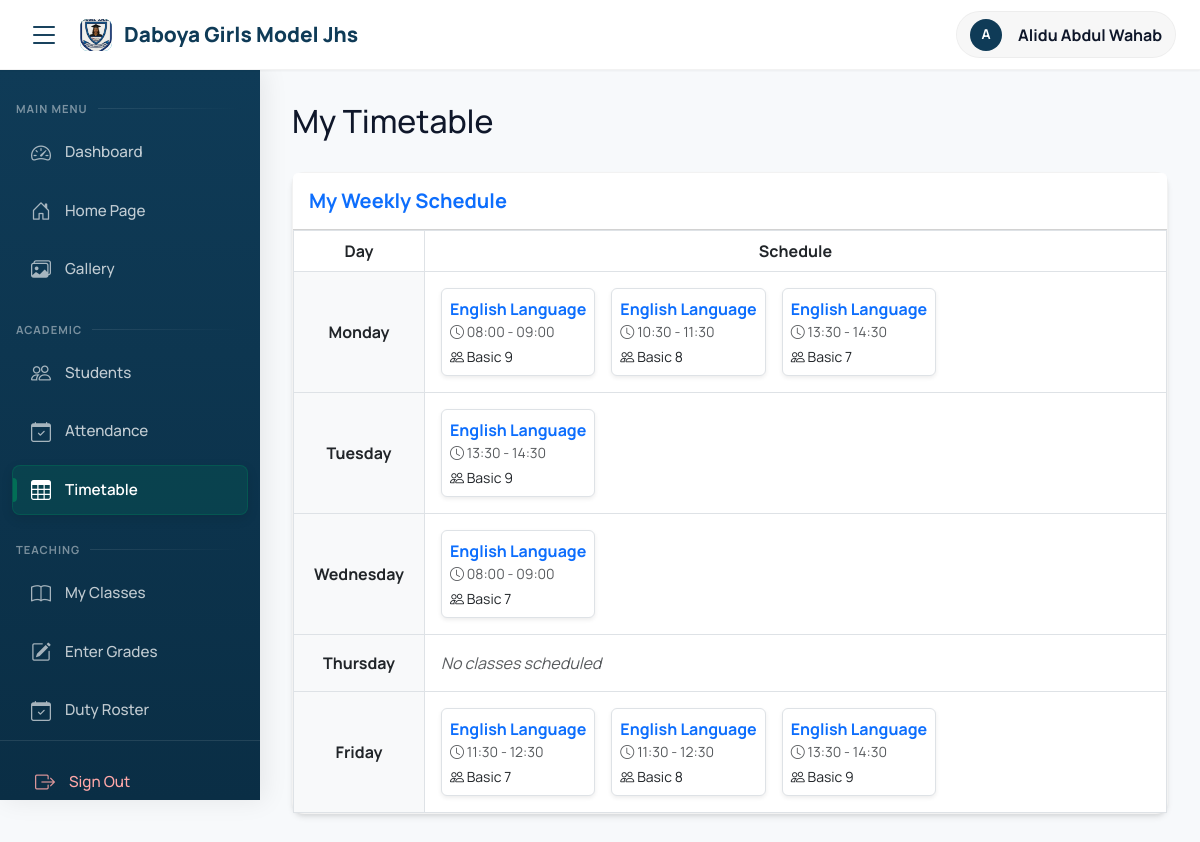
Page /academics/timetable/ (signed in) on the committed database.
### academics/models.py (models this page shows, shortened)
class SchoolInfo(models.Model):
    name = models.CharField(max_length=200, default="Daboya Girls Model JHS")
    address = models.TextField(default="P.O. Box 6, Daboya, North Gonja District")
    phone = models.CharField(max_length=50, default="024-0852910")
    email = models.EmailField(default="info@daboyagirlsmodel.edu.gh")
    motto = models.CharField(max_length=200, default="Success, Our Concern")
    logo = models.ImageField(upload_to='school_logo/', null=True, blank=True)
    class Meta:
        verbose_name_plural = "School Information"

class Timetable(models.Model):
    DAY_CHOICES = (
        (0, 'Monday'),
        (1, 'Tuesday'),
        (2, 'Wednesday'),
        (3, 'Thursday'),
        (4, 'Friday'),
        (5, 'Saturday'),
        (6, 'Sunday'),
    )
    class_subject = models.ForeignKey(ClassSubject, on_delete=models.CASCADE)
    day = models.IntegerField(choices=DAY_CHOICES)
    start_time = models.TimeField()
    end_time = models.TimeField()
    room = models.CharField(max_length=50, blank=True, help_text="e.g. Room 101 or Lab A")
    class Meta:
        ordering = ['day', 'start_time']
        verbose_name_plural = "Timetables"

class ClassSubject(models.Model):
    class_name = models.ForeignKey(Class, on_delete=models.CASCADE)
    subject = models.ForeignKey(Subject, on_delete=models.CASCADE)
    teacher = models.ForeignKey('teachers.Teacher', on_delete=models.SET_NULL, null=True)
    class Meta:
        unique_together = ['class_name', 'subject']

class Subject(models.Model):
    name = models.CharField(max_length=100)
    code = models.CharField(max_length=20, unique=True)
    description = models.TextField(blank=True)

class Class(models.Model):
    name = models.CharField(max_length=50)  # e.g., "Grade 10A", "Grade 9B"
    academic_year = models.ForeignKey(AcademicYear, on_delete=models.CASCADE)
    class_teacher = models.ForeignKey('teachers.Teacher', on_delete=models.SET_NULL,
                                     null=True, blank=True, related_name='managed_classes')
    class Meta:
        verbose_name_plural = "Classes"
        unique_together = ['name', 'academic_year']

### accounts/models.py (models this page shows, shortened)
class User(AbstractUser):
    USER_TYPES = (
        ('admin', 'Admin'),
        ('teacher', 'Teacher'),
        ('student', 'Student'),
        ('parent', 'Parent'),
    )
    user_type = models.CharField(max_length=10, choices=USER_TYPES)
    phone = models.CharField(max_length=15, blank=True)
    address = models.TextField(blank=True)
    profile_picture = models.ImageField(upload_to='profiles/', null=True, blank=True)

### academics/views.py (the view, shortened to what this page needs)
# urls.py: path('timetable/', views.timetable_view, name='timetable'),
@login_required
def timetable_view(request):
    if request.user.user_type not in ['admin', 'teacher', 'student']:
        messages.error(request, 'Access denied')
        return redirect('dashboard')
    classes = Class.objects.filter(academic_year__is_current=True)
    days = ['Monday', 'Tuesday', 'Wednesday', 'Thursday', 'Friday']
    timetable_grid = {day: [] for day in days}
    selected_class = None
    is_teacher_schedule = False
    if request.user.user_type == 'teacher':
        is_teacher_schedule = True
        entries = Timetable.objects.filter(
            class_subject__teacher__user=request.user,
            class_subject__class_name__academic_year__is_current=True
        ).select_related('class_subject__subject', 'class_subject__class_name')
        for entry in entries:
            day_name = entry.get_day_display()
            if day_name in timetable_grid:
                timetable_grid[day_name].append(entry)
    for day in days:
        timetable_grid[day].sort(key=lambda x: x.start_time)
    context = {
        'classes': classes,
        'selected_class': selected_class,
        'timetable': timetable_grid,
        'days': days,
        'is_teacher_schedule': is_teacher_schedule,
    }
    return render(request, 'academics/timetable.html', context)

### templates/academics/timetable.html (shortened to what this page needs)
{% extends 'base.html' %}
{% load academic_tags %}
{% block content %}
<div class="d-flex justify-content-between align-items-center mb-4">
    <h2>{% if is_teacher_schedule %}My Timetable{% else %}Class Timetable{% endif %}</h2>
</div>
{% if selected_class or is_teacher_schedule %}
<div class="card">
    <div class="card-header bg-white py-3">
        <h5 class="mb-0 text-primary fw-bold">
            {% if is_teacher_schedule %}
                My Weekly Schedule
            {% else %}
                {{ selected_class.name }} Schedule
            {% endif %}
        </h5>
    </div>
    <div class="card-body p-0">
        <div class="table-responsive">
            <table class="table table-bordered mb-0 text-center">
                <thead class="bg-light">
                    <tr>
                        <th style="width: 15%;">Day</th>
                        <th>Schedule</th>
                    </tr>
                </thead>
                <tbody>
                    {% for day in days %}
                    <tr>
                        <td class="fw-bold bg-light align-middle">{{ day }}</td>
                        <td class="text-start p-3">
                            {% if timetable|get_item:day %}
                                <div class="d-flex flex-wrap gap-3">
                                    {% for entry in timetable|get_item:day %}
                                    <div class="border rounded p-2 bg-white shadow-sm" style="min-width: 150px;">
                                        <div class="fw-bold text-primary">{{ entry.class_subject.subject.name }}</div>
                                        <div class="text-muted small">
                                            <i class="bi bi-clock"></i> {{ entry.start_time|time:"H:i" }} - {{ entry.end_time|time:"H:i" }}
                                        </div>
                                        {% if is_teacher_schedule %}
                                        <div class="text-dark small mt-1">
                                            <i class="bi bi-people"></i> {{ entry.class_subject.class_name.name }}
                                        </div>
                                        {% else %}
                                            {% if entry.class_subject.teacher %}
                                            <div class="text-muted small mt-1">
                                                <i class="bi bi-person"></i> {{ entry.class_subject.teacher.user.get_full_name }}
                                            </div>
                                            {% endif %}
                                        {% endif %}
                                    </div>
                                    {% endfor %}
                                </div>
                            {% else %}
                                <span class="text-muted fst-italic">No classes scheduled</span>
                            {% endif %}
                        </td>
                    </tr>
                    {% endfor %}
                </tbody>
            </table>
        </div>
    </div>
</div>
{% else %}
<div class="alert alert-info py-5 text-center">
    <i class="bi bi-calendar-range fs-1 d-block mb-3"></i>
    <h5>No Class Selected</h5>
    <p>Please select a class from the dropdown to view the timetable.</p>
</div>
{% endif %}
{% endblock %}

### templates/base.html (shortened to what this page needs)
{% load static %}
<!DOCTYPE html>
<html lang="en">
<head>
    <link href="https://cdn.jsdelivr.net/npm/bootstrap@5.3.0/dist/css/bootstrap.min.css" rel="stylesheet">
    <link rel="stylesheet" href="https://cdn.jsdelivr.net/npm/bootstrap-icons@1.11.0/font/bootstrap-icons.css">
</head>
<body>
    <div class="main-container {% if not user.is_authenticated %}public-layout{% endif %}">
        {% if user.is_authenticated %}
        <header class="header">
            <div class="container-fluid px-3 px-lg-4">
                <div class="d-flex justify-content-between align-items-center">
                    <div class="d-flex align-items-center gap-2">
                        <button class="btn btn-link text-decoration-none d-none d-lg-block p-1 me-2 border-0" onclick="toggleSidebar()" style="color: var(--primary-dark);">
                            <i class="bi bi-list fs-2"></i>
                        </button>
                        <div class="navbar-brand m-0">
                            <div class="header-brand-icon">
                                {% if school_logo %}
                                    <img src="{{ school_logo.url }}" alt="Logo" style="width: 100%; height: 100%; object-fit: cover; border-radius: 8px;">
                                {% else %}
                                    GM
                                {% endif %}
                            </div>
                            <span class="d-none d-sm-block">{{ school_name|default:"Girls Model JHS" }}</span>
                        </div>
                    </div>
                    <div>
                        <a href="{% url 'dashboard' %}" class="user-info">
                            <div class="user-avatar">
                                {{ user.get_full_name|first|upper }}
                            </div>
                            <div class="d-none d-md-block fs-6 fw-bold ps-1">
                                {{ user.get_full_name }}
                            </div>
                        </a>
                    </div>
                </div>
            </div>
        </header>
        <nav class="sidebar" id="sidebar">
            <h4 class="mb-2">Main Menu</h4>
            <div class="nav-item">
                <a href="{% url 'dashboard' %}" class="nav-link {% if request.resolver_match.url_name == 'dashboard' %}active{% endif %}" title="Dashboard">
                    <i class="bi bi-speedometer2"></i>
                    <span>Dashboard</span>
                </a>
            </div>
            <div class="nav-item">
                <a href="{% url 'home' %}" class="nav-link {% if request.resolver_match.url_name == 'home' %}active{% endif %}" title="Home Page">
                    <i class="bi bi-house-door"></i>
                    <span>Home Page</span>
                </a>
            </div>
            <div class="nav-item">
                <a href="{% url 'academics:gallery' %}" class="nav-link {% if request.resolver_match.url_name == 'gallery' %}active{% endif %}" title="Gallery">
                    <i class="bi bi-images"></i>
                    <span>Gallery</span>
                </a>
            </div>
            {% if user.user_type == 'admin' or user.user_type == 'teacher' %}
            <h4 class="mb-2 mt-4">Academic</h4>
            <div class="nav-item">
                <a href="{% url 'students:student_list' %}" class="nav-link {% if request.resolver_match.url_name == 'student_list' %}active{% endif %}" title="Students">
                    <i class="bi bi-people"></i>
                    <span>Students</span>
                </a>
            </div>
            <div class="nav-item">
                <a href="{% url 'students:mark_attendance' %}" class="nav-link {% if request.resolver_match.url_name == 'mark_attendance' %}active{% endif %}" title="Attendance">
                    <i class="bi bi-calendar-check"></i>
                    <span>Attendance</span>
                </a>
            </div>
            <div class="nav-item">
                <a href="{% url 'academics:timetable' %}" class="nav-link {% if request.resolver_match.url_name == 'timetable' %}active{% endif %}" title="Timetable">
                    <i class="bi bi-table"></i>
                    <span>Timetable</span>
                </a>
            </div>
            {% endif %}
            {% if user.user_type == 'teacher' %}
            <h4 class="mb-2 mt-4">Teaching</h4>
            <div class="nav-item">
                <a href="{% url 'teachers:my_classes' %}" class="nav-link {% if request.resolver_match.url_name == 'my_classes' %}active{% endif %}" title="My Classes">
                    <i class="bi bi-book"></i>
                    <span>My Classes</span>
                </a>
            </div>
            <div class="nav-item">
                <a href="{% url 'teachers:enter_grades' %}" class="nav-link {% if request.resolver_match.url_name == 'enter_grades' %}active{% endif %}" title="Enter Grades">
                    <i class="bi bi-pencil-square"></i>
                    <span>Enter Grades</span>
                </a>
            </div>
            <div class="nav-item">
                <a href="{% url 'teachers:duty_roster' %}" class="nav-link {% if request.resolver_match.url_name == 'duty_roster' %}active{% endif %}" title="Duty Roster">
                    <i class="bi bi-calendar-check"></i>
                    <span>Duty Roster</span>
                </a>
            </div>
            {% endif %}
            <div class="mt-auto p-3 border-top" style="border-color: rgba(255,255,255,0.1) !important;">
                <a href="{% url 'logout' %}" class="nav-link" style="color: #ffa8a8 !important;" title="Sign Out">
                    <i class="bi bi-box-arrow-right"></i>
                    <span>Sign Out</span>
                </a>
            </div>
        </nav>
        {% endif %}
        <main class="main-content {% if not user.is_authenticated %}w-100 m-0 p-0{% endif %}" id="mainContent">
            {% block content %}{% endblock %}
        </main>
    </div>
    <div class="position-fixed top-0 end-0 p-3" style="z-index: 1200; width: 320px;" id="toastContainer"></div>
</body>
</html>

### rows in the picture
SchoolInfo: name "Daboya Girls Model Jhs"
User: get_full_name|first "A", get_full_name "Alidu Abdul Wahab"
Timetable: class_subject.subject.name "English Language", start_time "08:00", end_time "09:00", class_subject.class_name.name "Basic 9"
Timetable: class_subject.subject.name "English Language", start_time "10:30", end_time "11:30", class_subject.class_name.name "Basic 8"
Timetable: class_subject.subject.name "English Language", start_time "13:30", end_time "14:30", class_subject.class_name.name "Basic 7"
Timetable: class_subject.subject.name "English Language", start_time "13:30", end_time "14:30", class_subject.class_name.name "Basic 9"
Timetable: class_subject.subject.name "English Language", start_time "08:00", end_time "09:00", class_subject.class_name.name "Basic 7"
Timetable: class_subject.subject.name "English Language", start_time "11:30", end_time "12:30", class_subject.class_name.name "Basic 7"
Timetable: class_subject.subject.name "English Language", start_time "11:30", end_time "12:30", class_subject.class_name.name "Basic 8"
Timetable: class_subject.subject.name "English Language", start_time "13:30", end_time "14:30", class_subject.class_name.name "Basic 9"

### other values in the picture
{{ day }} "Monday" "Tuesday" "Wednesday" "Thursday" "Friday"
